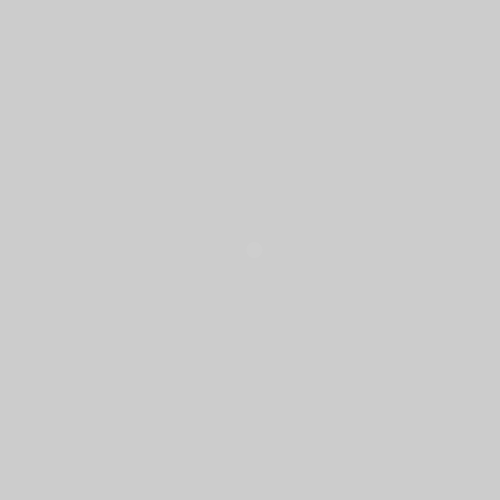
Frame 1 (no input)
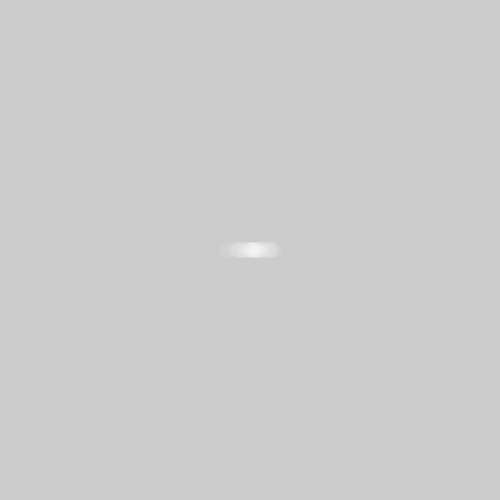
Frame 60 (the mouse pressed at the canvas centre just before this capture)
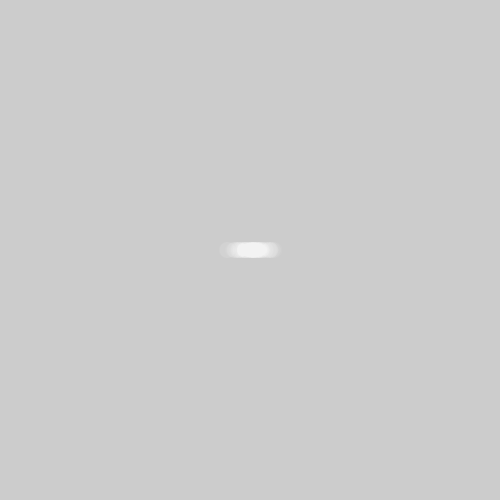
Frame 120 (the mouse held since frame 60 and released just before this capture)

The Processing sketch that drew these frames (run headless with seeded random() and noise(); from frame 60 on, the mouse is pressed at the canvas centre):

// Processing sketch: GaussianDist
// ── GaussianDist.pde
import java.util.Random;
Random generator;

void setup(){
  size (500,500);
  //basically create a new Random "Object" that has its own function
  generator = new Random();
}

void draw(){
  //Use Random's next Gaussian function
  //Generates a double that's between 0 and 1 with a mean of 0 and stdDev of 1
  float num = (float) generator.nextGaussian();
  
  //to modify this, multiple the desired StdDev and add the mean
  //Smaller the SDdev, the tighter the normal curve == fewer visible dots, brighter center
  float sd = 10;
  //mean places this in the x location for the center basically
  float mean = width/2;
  
  float x = sd * num + mean;
  
  noStroke();
  //create a semitransparent circle
  fill (255,10);
  //place these circles in the middle of the canvas. 
  ellipse(x,height/2,16,16);
  
  
  //This helps us view a gaussian distribution of circles
}
